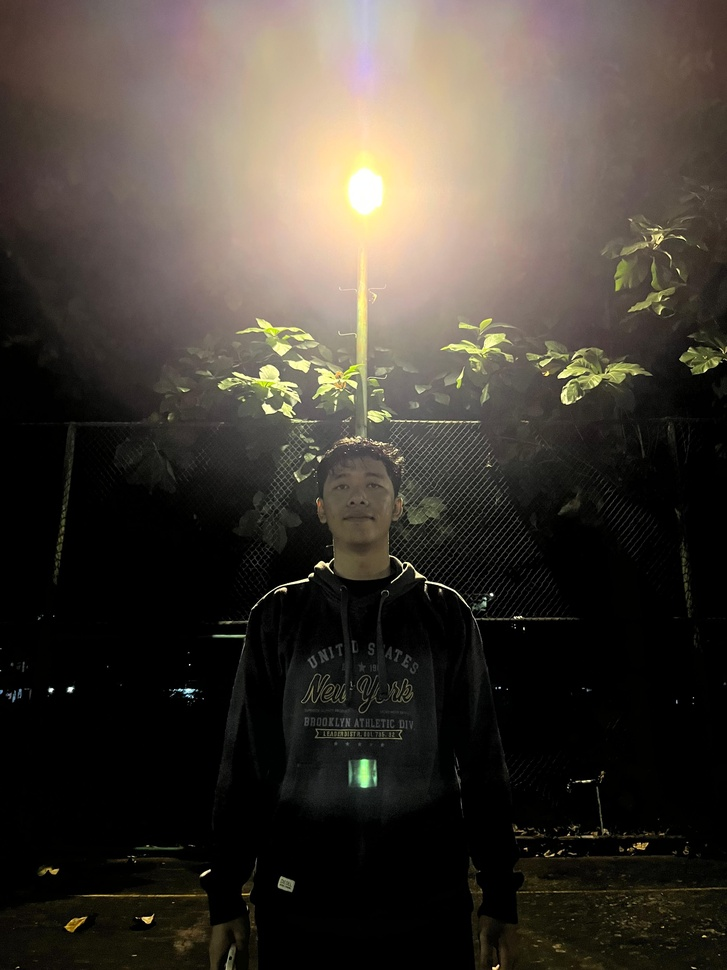
#> input picture UTS/foto backlight.jpg, 727 x 970 px, shrunk from 3024 x 4032 before the run
$ jupyter execute 'UTS_Soal 3.ipynb'
#> lines starting #> are read from the running program, lines starting #| are printed output that depends on the picture
[cell 1]
import cv2
import matplotlib.pyplot as plt

[cell 2]
# Baca gambar asli dari file
path = "foto backlight.jpg"
img = cv2.imread(path)
#> img is the input picture: shape (970, 727, 3); mean B, G, R 53.6, 61.2, 67.5

[cell 3]
# Konversi BGR ke RGB untuk ditampilkan dengan matplotlib
img_rgb = cv2.cvtColor(img, cv2.COLOR_BGR2RGB)

[cell 4]
# Konversi ke grayscale
img_gray = cv2.cvtColor(img, cv2.COLOR_BGR2GRAY)
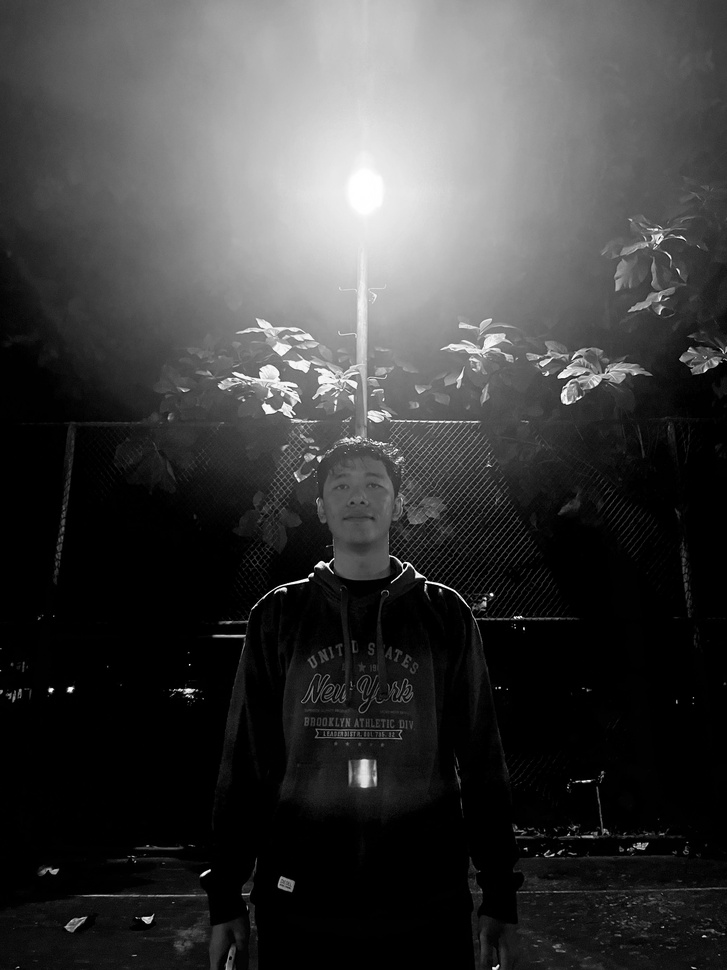
#> img_gray: shape (970, 727); min 0, max 255, mean 62.2

[cell 5]
# Pencerahan gambar gray (ditambah nilai brightness)
bright_gray = cv2.convertScaleAbs(img_gray, alpha=1, beta=50)  # beta menambah kecerahan
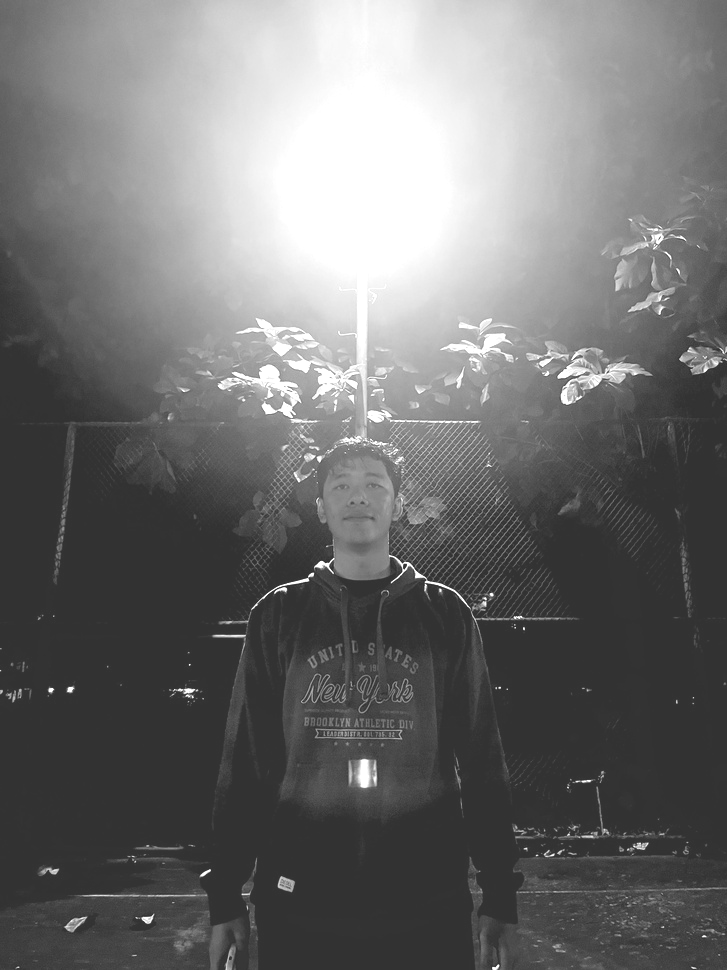
#> bright_gray: shape (970, 727); min 50, max 255, mean 111.5

[cell 6]
# Penambahan kontras pada gambar gray
contrast_gray = cv2.convertScaleAbs(img_gray, alpha=1.5, beta=0)  # alpha meningkatkan kontras
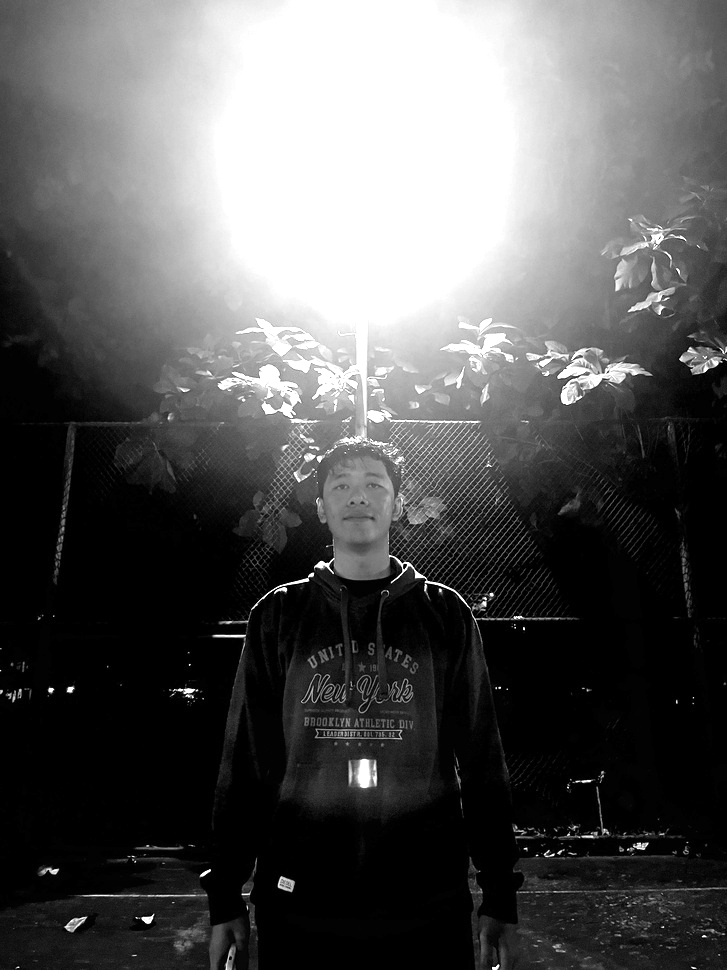
#> contrast_gray: shape (970, 727); min 0, max 255, mean 88

[cell 7]
# Kombinasi: Dipercerah + Diperkontras
bright_contrast_gray = cv2.convertScaleAbs(img_gray, alpha=1.5, beta=50)
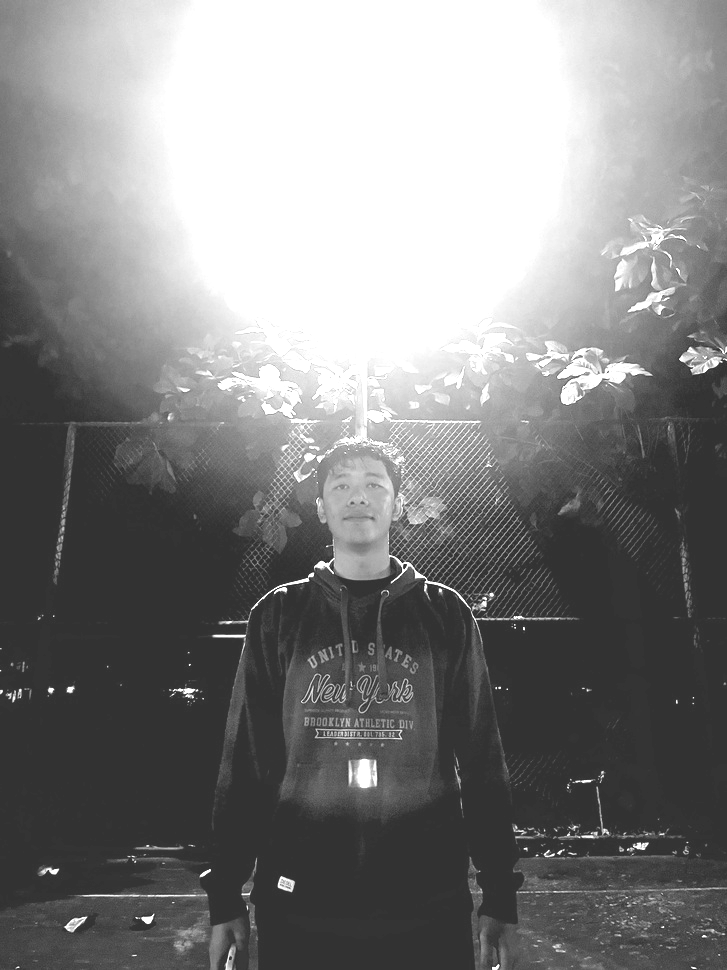
#> bright_contrast_gray: shape (970, 727); min 50, max 255, mean 130.3

[cell 8]
# Tampilkan semua gambar
plt.figure(figsize=(15, 10))

plt.subplot(2, 3, 1)
plt.imshow(img_rgb)
plt.title("Gambar Asli")
plt.axis("off")

plt.subplot(2, 3, 2)
plt.imshow(img_gray, cmap='gray')
plt.title("Gambar Gray")
plt.axis("off")

plt.subplot(2, 3, 3)
plt.imshow(bright_gray, cmap='gray')
plt.title("Gambar Gray yang Dipercerah")
plt.axis("off")

plt.subplot(2, 3, 4)
plt.imshow(contrast_gray, cmap='gray')
plt.title("Gambar Gray yang Diperkontras")
plt.axis("off")

plt.subplot(2, 3, 5)
plt.imshow(bright_contrast_gray, cmap='gray')
plt.title("Gambar Gray Dipercerah & Diperkontras")
plt.axis("off")

plt.tight_layout()
plt.show()
